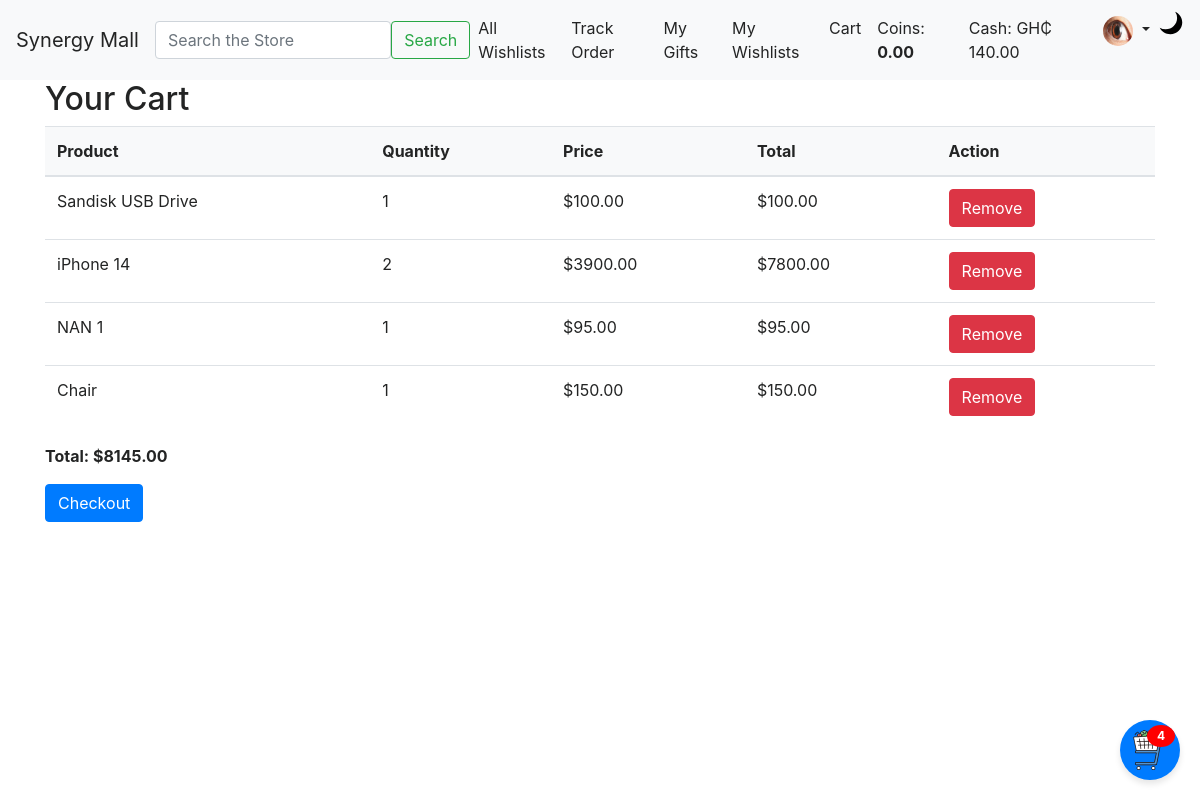
Screenshot of /cart/ (signed in) with the database file from the repository.
### users/models.py (models this page shows, shortened)
class User(AbstractBaseUser, PermissionsMixin):
    ROLE_CHOICES = (
        ('vendor', 'Vendor'),
        ('regular', 'RegularUser'),
        ('marketer', 'Marketer'),
        ('manager', 'Manager'),
    )
    username = models.CharField(max_length=50, blank=False, null=False, unique=True)
    email = models.EmailField(unique=True)
    first_name = models.CharField(max_length=50)
    surname = models.CharField(max_length=50)
    other_names = models.CharField(max_length=100, blank=True, null=True)
    phone_number = models.CharField(max_length=15, unique=True)
    profile_picture = models.ImageField(upload_to='profile_pictures/', blank=True, null=True)
    id_document_number = models.CharField(max_length=100, blank=True, null=True)
    id_image = models.ImageField(upload_to='identification_images/', blank=True, null=True)
    default_shipping_address = models.TextField(max_length=400, blank=True, null=True)
    cash = models.DecimalField(max_digits=12, decimal_places=2, default=0.00)  # Wallet/cash balance
    role = models.CharField(max_length=10, choices=ROLE_CHOICES)
    is_active = models.BooleanField(default=True)
    is_staff = models.BooleanField(default=False)
    date_joined = models.DateTimeField(default=timezone.now)
    groups = models.ManyToManyField(
        Group,
        related_name='custom_user_groups',  # Adding related_name
        blank=True,
        help_text='The groups this user belongs to.',
        verbose_name='groups',
    )
    user_permissions = models.ManyToManyField(
        Permission,
        related_name='custom_user_permissions',  # Adding related_name
        blank=True,
        help_text='Specific permissions for this user.',
        verbose_name='user permissions',
    )
    objects = UserManager()
    USERNAME_FIELD = 'email'
    REQUIRED_FIELDS = []

### synergy_mall/models.py (models this page shows, shortened)
class CartItem(models.Model):
    cart = models.ForeignKey(Cart, on_delete=models.CASCADE, related_name="items")
    product = models.ForeignKey(Product, on_delete=models.CASCADE)
    quantity = models.PositiveIntegerField(default=1)
    price = models.DecimalField(max_digits=10, decimal_places=2)
    created_at = models.DateTimeField(auto_now_add=True)
    modified_at = models.DateTimeField(auto_now=True)
    def get_total_price(self):
        return self.price * self.quantity
    class Meta:
        constraints = [
            models.CheckConstraint(check=models.Q(quantity__gte=1), name="cartitem_quantity_positive"),
        ]

class Product(models.Model):
    name = models.CharField(max_length=255)
    description = models.TextField()
    price = models.DecimalField(max_digits=10, decimal_places=2)
    sale_price = models.DecimalField(max_digits=10, decimal_places=2, blank=True, null=True)
    vendor = models.ForeignKey(settings.AUTH_USER_MODEL, on_delete=models.CASCADE, limit_choices_to={'role': 'vendor'})
    category = models.ForeignKey(Category, on_delete=models.CASCADE)
    tags = models.ManyToManyField('Tag', blank=True)
    available = models.BooleanField(default=True)
    popularity_count = models.IntegerField(default=0)
    condition = models.CharField(max_length=50, choices=[('new', 'New'), ('used', 'Used'), ('refurbished', 'Refurbished')])
    is_active = models.BooleanField(default=True)
    featured = models.BooleanField(default=False)
    sale_start_date = models.DateTimeField(blank=True, null=True)
    sale_end_date = models.DateTimeField(blank=True, null=True)

### synergy_mall/views.py (the view)
# urls.py: path('cart/', views.view_cart, name='view_cart'),
def view_cart(request):
    if request.user.is_authenticated:
        cart, created = Cart.objects.get_or_create(user=request.user)
    else:
        session_key = request.session.session_key or request.session.create()
        cart, created = Cart.objects.get_or_create(session_key=session_key)
    total_price = cart.get_total_price()
    return render(request, 'synergy_mall/cart.html', {
        'cart': cart,
        'total_price': total_price,
    })

### synergy_mall/context_processors.py (called while the page is built)
def get_cart(request):
    if request.user.is_authenticated:
        return Cart.objects.filter(user=request.user, status="active").first()
    session_key = request.session.session_key
    if not session_key:
        request.session.create()
        session_key = request.session.session_key
    return Cart.objects.filter(session_key=session_key, status="active").first()

def cart_context(request):
    cart = get_cart(request)
    cart_item_count = cart.items.all().count() if cart else 0
    return {
        "cart": cart,
        "cart_items_count": cart_item_count,
    }

### synergy_mall/models.py (called while the page is built)
    def get_total_price(self):
        return sum(item.get_total_price() for item in self.items.all())

### synergy_mall/templates/synergy_mall/cart.html
{% extends "base.html" %}
{% block content %}
<h2>Your Cart</h2>
{% if cart.items.all %}
<table class="table">
    <thead>
        <tr>
            <th>Product</th>
            <th>Quantity</th>
            <th>Price</th>
            <th>Total</th>
            <th>Action</th>
        </tr>
    </thead>
    <tbody>
        {% for item in cart.items.all %}
        <tr>
            <td>{{ item.product.name }}</td>
            <td>{{ item.quantity }}</td>
            <td>${{ item.price }}</td>
            <td>${{ item.get_total_price }}</td>
            <td>
                <a href="{% url 'remove_from_cart' item.id %}" class="btn btn-danger">Remove</a>
            </td>
        </tr>
        {% endfor %}
    </tbody>
</table>
<p><strong>Total: ${{ total_price }}</strong></p>
<a href="{% url 'create_order' %}" class="btn btn-primary">Checkout</a>
{% else %}
<p>Your cart is empty!</p>
{% endif %}
{% endblock %}

### SYNERGY/templates/base.html (shortened to what this page needs)
<!DOCTYPE html>
<html lang="en">
<head>
    {% load static %}
    <link href="https://stackpath.bootstrapcdn.com/bootstrap/4.5.2/css/bootstrap.min.css" rel="stylesheet">
    {% load static %}
    <link rel="stylesheet" href="{% static 'css/styles.css' %}">
    <link href="https://cdnjs.cloudflare.com/ajax/libs/font-awesome/6.0.0-beta3/css/all.min.css" rel="stylesheet">
</head>
<body class="theme-light">
    <nav class="navbar navbar-expand-lg navbar-light sticky-top">
        <a class="navbar-brand" href="{% url 'index' %}">Synergy Mall</a>
        <form class="d-flex mx-auto" action="{% url 'search_product' %}" method="GET">
            <input class="form-control me-2" type="search" name="q" placeholder="Search the Store" aria-label="Search" required>
            <button class="btn btn-outline-success d-none d-lg-block" type="submit">Search</button>
        </form>
        <div class="collapse navbar-collapse" id="navbarNav">
            <ul class="navbar-nav ml-auto">
                <li class="nav-item">
                    <a class="nav-link" href="{% url 'all_wishlists' %}">All Wishlists</a>
                </li>
                <li><a class="nav-link" href="{% url 'track_order' %}">Track Order</a></li>
                {% if user.is_authenticated %}
                    {% if request.user.role == 'vendor' %}
                        <li class="nav-item">
                            <a class="nav-link" href="{% url 'add_product' %}">Add Product</a>
                        </li>
                        <li class="nav-item">
                            <a class="nav-link" href="{% url 'product_list' %}">My Products</a>
                        </li>
                        <li class="nav-item">
                            <a class="nav-link" href="#">My Dashboard</a>
                        </li>
                        <li class="nav-item">
                            <a class="nav-link" href="{% url 'vendor_orders' %}">Pending Orders</a>
                        </li>
                    {% else %}
                        <li class="nav-item">
                            <a class="nav-link" href="{% url 'received_gifts' %}">My Gifts</a>
                        </li>
                        <li class="nav-item">
                            <a class="nav-link" href="{% url 'my_wishlists' %}">My Wishlists</a>
                        </li>
                        <li class="nav-item">
                            <a class="nav-link" href="{% url 'view_cart' %}">Cart</a>
                        </li>
                        <li class="nav-item">
                            <span class="nav-link">
                                Coins: <strong>{{ user.coin_account.total_coins|default:"0.00" }}</strong>
                            </span>
                        </li>
                        <li class="nav-item">
                            <span class="nav-link">Cash: GH₵ {{ user.cash|floatformat:2 }}</span>
                        </li>
                    {% endif %}
                    <li class="nav-item dropdown">
                        <a class="nav-link dropdown-toggle" href="#" id="navbarDropdown" role="button" data-toggle="dropdown" aria-haspopup="true" aria-expanded="false">
                            {% if user.profile_picture %}
                                <img src="{{ user.profile_picture.url }}" alt="{{ user.username }}'s profile picture" class="rounded-circle" width="30" height="30">
                            {% else %}
                                <img src="{{ STATIC_URL }}/default-profile.svg" alt="Profile Picture" class="rounded-circle" width="30" height="30">
                            {% endif %}
                        </a>
                    </li>
                {% endif %}
                <li class="nav-item">
                    <button class="btn btn-link nav-link p-0" id="themeToggle" onclick="toggleTheme()" title="Toggle Theme">
                        <img id="themeIcon" src="{% static 'images/moon.svg' %}" alt="Theme Toggle" width="24" height="24">
                    </button>
                </li>
            </ul>
        </div>
    </nav>
    <div class="container">
        {% block content %}{% endblock %}
    </div>
    <div id="floating-cart" style="position: fixed; bottom: 20px; right: 20px; z-index: 1000;">
        <button class="btn btn-primary rounded-circle" data-toggle="modal" data-target="#cartModal"
                style="width: 60px; height: 60px; display: flex; align-items: center; justify-content: center; position: relative;">
            <img src="{% static 'images/cart.svg' %}" alt="Cart Icon" width="40" height="40">
            {% if cart_items_count > 0 %}
                <span class="badge badge-danger" style="position: absolute; top: 5px; right: 5px; border-radius: 50%; padding: 5px 10px; font-size: 12px;">
                    {{ cart_items_count }}
                </span>
            {% endif %}
        </button>
    </div>
</body>
</html>

### static/css/styles.css (style rules this page uses)
body.theme-light { background-color: #ffffff; color: #232424; }
body.theme-light .navbar { background-color: #f8f9fa; color: #232424; }
body.theme-light .navbar .navbar-brand, body.theme-light .navbar .nav-link, body.theme-light .navbar .dropdown-toggle { color: #232424; }
#themeToggle img { transition: transform 0.2s ease; }
body.theme-light .table thead { background-color: #f8f9fa; color: #232424; }
body.theme-light .table tbody tr { background-color: #ffffff; color: #232424; }
body.theme-light .table th, body.theme-light .table td { color: #232424; }
#floating-cart .badge-danger { background-color: red; color: white; font-weight: bold; }
#floating-cart .btn-primary { background-color: #007bff; border: none; font-size: 20px; }
#floating-cart button { box-shadow: 0 4px 6px rgba(0, 0, 0, 0.1); transition: transform 0.2s ease, box-shadow 0.2s ease; }
.badge-danger { background-color: #ff5e57; color: white; }

### rows the page displays
User: coin_account.total_coins "0.00", cash "140.00", profile_picture (picture)
CartItem: product.name "Sandisk USB Drive", quantity "1", price "100.00", get_total_price "100.00"
CartItem: product.name "iPhone 14", quantity "2", price "3900.00", get_total_price "7800.00"
CartItem: product.name "NAN 1", quantity "1", price "95.00", get_total_price "95.00"
CartItem: product.name "Chair", quantity "1", price "150.00", get_total_price "150.00"

### other values shown
{{ total_price }} "8145.00"
{{ cart_items_count }} "4"
